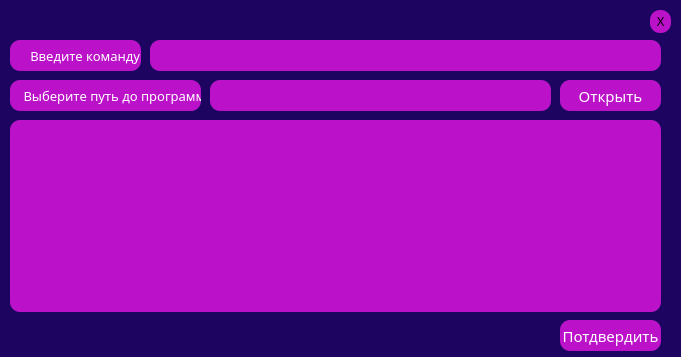
<?xml version="1.0" encoding="UTF-8"?>
<ui version="4.0">
 <class>Dialog</class>
 <widget class="QDialog" name="Dialog">
  <property name="geometry">
   <rect>
    <x>0</x>
    <y>0</y>
    <width>681</width>
    <height>357</height>
   </rect>
  </property>
  <property name="windowTitle">
   <string>Dialog</string>
  </property>
  <property name="styleSheet">
   <string notr="true">background: #1C0460</string>
  </property>
  <widget class="QPushButton" name="add_confirm_btn">
   <property name="geometry">
    <rect>
     <x>560</x>
     <y>320</y>
     <width>101</width>
     <height>31</height>
    </rect>
   </property>
   <property name="styleSheet">
    <string notr="true">background-color: #BB11C9;border-radius: 10px;
color: #ffffff;
font-family: Impact, sans-serif;
font-size: 15px</string>
   </property>
   <property name="text">
    <string>Потдвердить</string>
   </property>
  </widget>
  <widget class="QTextEdit" name="command_str">
   <property name="geometry">
    <rect>
     <x>150</x>
     <y>40</y>
     <width>511</width>
     <height>31</height>
    </rect>
   </property>
   <property name="styleSheet">
    <string notr="true">background-color: #BB11C9;border-radius: 10px;
color: #ffffff;
font-family: Impact, sans-serif;
font-size: 13px;
border: px solid black;</string>
   </property>
   <property name="html">
    <string>&lt;!DOCTYPE HTML PUBLIC &quot;-//W3C//DTD HTML 4.0//EN&quot; &quot;http://www.w3.org/TR/REC-html40/strict.dtd&quot;&gt;
&lt;html&gt;&lt;head&gt;&lt;meta name=&quot;qrichtext&quot; content=&quot;1&quot; /&gt;&lt;style type=&quot;text/css&quot;&gt;
p, li { white-space: pre-wrap; }
&lt;/style&gt;&lt;/head&gt;&lt;body style=&quot; font-family:'Impact,sans-serif'; font-size:13px; font-weight:400; font-style:normal;&quot;&gt;
&lt;p style=&quot;-qt-paragraph-type:empty; margin-top:0px; margin-bottom:0px; margin-left:0px; margin-right:0px; -qt-block-indent:0; text-indent:0px;&quot;&gt;&lt;br /&gt;&lt;/p&gt;&lt;/body&gt;&lt;/html&gt;</string>
   </property>
  </widget>
  <widget class="QPushButton" name="op_btn_add">
   <property name="geometry">
    <rect>
     <x>560</x>
     <y>80</y>
     <width>101</width>
     <height>31</height>
    </rect>
   </property>
   <property name="styleSheet">
    <string notr="true">background-color: #BB11C9;border-radius: 10px;
color: #ffffff;
font-family: Impact, sans-serif;
font-size: 15px</string>
   </property>
   <property name="text">
    <string>Открыть</string>
   </property>
  </widget>
  <widget class="QPushButton" name="add_exit_btn">
   <property name="geometry">
    <rect>
     <x>650</x>
     <y>10</y>
     <width>21</width>
     <height>23</height>
    </rect>
   </property>
   <property name="styleSheet">
    <string notr="true">QPushButton:!hover{ 
	background-color: #BB11C9;
	border-radius: 10px;
	transition: background-color 1sec ease-in;
}
QPushButton:hover{ 
	background-color: red;
	border-radius: 10px;
 }</string>
   </property>
   <property name="text">
    <string>X</string>
   </property>
  </widget>
  <widget class="QLabel" name="command_lable">
   <property name="geometry">
    <rect>
     <x>10</x>
     <y>40</y>
     <width>131</width>
     <height>31</height>
    </rect>
   </property>
   <property name="styleSheet">
    <string notr="true">background-color: #BB11C9;border-radius: 10px;
color: #ffffff;
font-family: Impact, sans-serif;
font-size: 13px</string>
   </property>
   <property name="text">
    <string>      Введите команду:</string>
   </property>
  </widget>
  <widget class="QLabel" name="path_lable">
   <property name="geometry">
    <rect>
     <x>10</x>
     <y>80</y>
     <width>191</width>
     <height>31</height>
    </rect>
   </property>
   <property name="styleSheet">
    <string notr="true">background-color: #BB11C9;border-radius: 10px;
color: #ffffff;
font-family: Impact, sans-serif;
font-size: 13px</string>
   </property>
   <property name="text">
    <string>    Выберите путь до программы:</string>
   </property>
  </widget>
  <widget class="QTextEdit" name="path_str">
   <property name="geometry">
    <rect>
     <x>210</x>
     <y>80</y>
     <width>341</width>
     <height>31</height>
    </rect>
   </property>
   <property name="styleSheet">
    <string notr="true">background-color: #BB11C9;border-radius: 10px;
color: #ffffff;
font-family: Impact, sans-serif;
font-size: 13px;
border: px solid black;</string>
   </property>
   <property name="html">
    <string>&lt;!DOCTYPE HTML PUBLIC &quot;-//W3C//DTD HTML 4.0//EN&quot; &quot;http://www.w3.org/TR/REC-html40/strict.dtd&quot;&gt;
&lt;html&gt;&lt;head&gt;&lt;meta name=&quot;qrichtext&quot; content=&quot;1&quot; /&gt;&lt;style type=&quot;text/css&quot;&gt;
p, li { white-space: pre-wrap; }
&lt;/style&gt;&lt;/head&gt;&lt;body style=&quot; font-family:'Impact,sans-serif'; font-size:13px; font-weight:400; font-style:normal;&quot;&gt;
&lt;p style=&quot;-qt-paragraph-type:empty; margin-top:0px; margin-bottom:0px; margin-left:0px; margin-right:0px; -qt-block-indent:0; text-indent:0px;&quot;&gt;&lt;br /&gt;&lt;/p&gt;&lt;/body&gt;&lt;/html&gt;</string>
   </property>
  </widget>
  <widget class="QTableView" name="comand_table">
   <property name="geometry">
    <rect>
     <x>10</x>
     <y>120</y>
     <width>651</width>
     <height>192</height>
    </rect>
   </property>
   <property name="styleSheet">
    <string notr="true">QWidget {
    background-color: #BB11C9;
    color: #fffff8;
	border-radius: 10px;
}

QHeaderView::section {
    background-color: #BB11C9;
    padding: 4px;
    border: 1px solid #fffff8;
    font-size: 14pt;
}

QTableWidget {
    gridline-color: #fffff8;
    font-size: 12pt;
}

QTableWidget QTableCornerButton::section {
    background-color: #BB11C9;
    border: 1px solid #fffff8;
}
QHeaderView::section {
    background-color: #BB11C9;
    padding: 4px;
    font-size: 14pt;
    border-style: none;
    border-bottom: 1px solid #ffffff;
    border-right: 1px solid #ffffff;
}

QHeaderView::section:horizontal
{
    border-top: 1px solid #ffffff;
}

QHeaderView::section:vertical
{
    border-left: 1px solid #ffffff;
}</string>
   </property>
   <attribute name="verticalHeaderShowSortIndicator" stdset="0">
    <bool>false</bool>
   </attribute>
   <attribute name="verticalHeaderStretchLastSection">
    <bool>true</bool>
   </attribute>
  </widget>
 </widget>
 <resources/>
 <connections/>
</ui>
